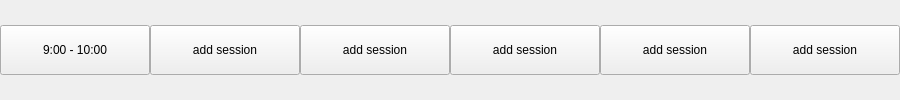
                               <widget class="QWidget" name="this_row" native="true">
                                <layout class="QHBoxLayout" name="horizontalLayout_9">
                                 <property name="spacing">
                                  <number>0</number>
                                 </property>
                                 <property name="leftMargin">
                                  <number>0</number>
                                 </property>
                                 <property name="topMargin">
                                  <number>0</number>
                                 </property>
                                 <property name="rightMargin">
                                  <number>0</number>
                                 </property>
                                 <property name="bottomMargin">
                                  <number>0</number>
                                 </property>
                                 <item>
                                  <widget class="QWidget" name="time_slot_box_2" native="true">
                                   <layout class="QVBoxLayout" name="verticalLayout_17">
                                    <property name="spacing">
                                     <number>0</number>
                                    </property>
                                    <property name="leftMargin">
                                     <number>0</number>
                                    </property>
                                    <property name="topMargin">
                                     <number>0</number>
                                    </property>
                                    <property name="rightMargin">
                                     <number>0</number>
                                    </property>
                                    <property name="bottomMargin">
                                     <number>0</number>
                                    </property>
                                    <item>
                                     <widget class="QPushButton" name="pushButton_92">
                                      <property name="minimumSize">
                                       <size>
                                        <width>150</width>
                                        <height>50</height>
                                       </size>
                                      </property>
                                      <property name="maximumSize">
                                       <size>
                                        <width>500</width>
                                        <height>50</height>
                                       </size>
                                      </property>
                                      <property name="text">
                                       <string>9:00 - 10:00</string>
                                      </property>
                                     </widget>
                                    </item>
                                   </layout>
                                  </widget>
                                 </item>
                                 <item>
                                  <widget class="QWidget" name="cell_6" native="true">
                                   <property name="minimumSize">
                                    <size>
                                     <width>150</width>
                                     <height>50</height>
                                    </size>
                                   </property>
                                   <property name="maximumSize">
                                    <size>
                                     <width>2000</width>
                                     <height>2000</height>
                                    </size>
                                   </property>
                                   <layout class="QVBoxLayout" name="verticalLayout_18">
                                    <property name="spacing">
                                     <number>0</number>
                                    </property>
                                    <property name="leftMargin">
                                     <number>0</number>
                                    </property>
                                    <property name="topMargin">
                                     <number>0</number>
                                    </property>
                                    <property name="rightMargin">
                                     <number>0</number>
                                    </property>
                                    <property name="bottomMargin">
                                     <number>0</number>
                                    </property>
                                    <item>
                                     <layout class="QVBoxLayout" name="list_6">
                                      <item>
                                       <widget class="QPushButton" name="add_cell_6">
                                        <property name="minimumSize">
                                         <size>
                                          <width>150</width>
                                          <height>50</height>
                                         </size>
                                        </property>
                                        <property name="maximumSize">
                                         <size>
                                          <width>500</width>
                                          <height>50</height>
                                         </size>
                                        </property>
                                        <property name="text">
                                         <string>add session</string>
                                        </property>
                                       </widget>
                                      </item>
                                     </layout>
                                    </item>
                                   </layout>
                                  </widget>
                                 </item>
                                 <item>
                                  <widget class="QWidget" name="cell_7" native="true">
                                   <layout class="QVBoxLayout" name="verticalLayout_19">
                                    <property name="spacing">
                                     <number>0</number>
                                    </property>
                                    <property name="leftMargin">
                                     <number>0</number>
                                    </property>
                                    <property name="topMargin">
                                     <number>0</number>
                                    </property>
                                    <property name="rightMargin">
                                     <number>0</number>
                                    </property>
                                    <property name="bottomMargin">
                                     <number>0</number>
                                    </property>
                                    <item>
                                     <layout class="QVBoxLayout" name="list_7">
                                      <item>
                                       <widget class="QPushButton" name="add_cell_7">
                                        <property name="minimumSize">
                                         <size>
                                          <width>150</width>
                                          <height>50</height>
                                         </size>
                                        </property>
                                        <property name="maximumSize">
                                         <size>
                                          <width>500</width>
                                          <height>50</height>
                                         </size>
                                        </property>
                                        <property name="text">
                                         <string>add session</string>
                                        </property>
                                       </widget>
                                      </item>
                                     </layout>
                                    </item>
                                   </layout>
                                  </widget>
                                 </item>
                                 <item>
                                  <widget class="QWidget" name="cell_8" native="true">
                                   <layout class="QVBoxLayout" name="verticalLayout_20">
                                    <property name="spacing">
                                     <number>0</number>
                                    </property>
                                    <property name="leftMargin">
                                     <number>0</number>
                                    </property>
                                    <property name="topMargin">
                                     <number>0</number>
                                    </property>
                                    <property name="rightMargin">
                                     <number>0</number>
                                    </property>
                                    <property name="bottomMargin">
                                     <number>0</number>
                                    </property>
                                    <item>
                                     <layout class="QVBoxLayout" name="list_8">
                                      <item>
                                       <widget class="QPushButton" name="add_cell_8">
                                        <property name="minimumSize">
                                         <size>
                                          <width>150</width>
                                          <height>50</height>
                                         </size>
                                        </property>
                                        <property name="maximumSize">
                                         <size>
                                          <width>500</width>
                                          <height>50</height>
                                         </size>
                                        </property>
                                        <property name="text">
                                         <string>add session</string>
                                        </property>
                                       </widget>
                                      </item>
                                     </layout>
                                    </item>
                                   </layout>
                                  </widget>
                                 </item>
                                 <item>
                                  <widget class="QWidget" name="cell_9" native="true">
                                   <layout class="QVBoxLayout" name="verticalLayout_22">
                                    <property name="spacing">
                                     <number>0</number>
                                    </property>
                                    <property name="leftMargin">
                                     <number>0</number>
                                    </property>
                                    <property name="topMargin">
                                     <number>0</number>
                                    </property>
                                    <property name="rightMargin">
                                     <number>0</number>
                                    </property>
                                    <property name="bottomMargin">
                                     <number>0</number>
                                    </property>
                                    <item>
                                     <layout class="QVBoxLayout" name="list_9">
                                      <item>
                                       <widget class="QPushButton" name="add_cell_9">
                                        <property name="minimumSize">
                                         <size>
                                          <width>150</width>
                                          <height>50</height>
                                         </size>
                                        </property>
                                        <property name="maximumSize">
                                         <size>
                                          <width>500</width>
                                          <height>50</height>
                                         </size>
                                        </property>
                                        <property name="text">
                                         <string>add session</string>
                                        </property>
                                       </widget>
                                      </item>
                                     </layout>
                                    </item>
                                   </layout>
                                  </widget>
                                 </item>
                                 <item>
                                  <widget class="QWidget" name="cell_10" native="true">
                                   <layout class="QVBoxLayout" name="verticalLayout_21">
                                    <property name="spacing">
                                     <number>0</number>
                                    </property>
                                    <property name="leftMargin">
                                     <number>0</number>
                                    </property>
                                    <property name="topMargin">
                                     <number>0</number>
                                    </property>
                                    <property name="rightMargin">
                                     <number>0</number>
                                    </property>
                                    <property name="bottomMargin">
                                     <number>0</number>
                                    </property>
                                    <item>
                                     <layout class="QVBoxLayout" name="list_10">
                                      <item>
                                       <widget class="QPushButton" name="add_cell_10">
                                        <property name="minimumSize">
                                         <size>
                                          <width>150</width>
                                          <height>50</height>
                                         </size>
                                        </property>
                                        <property name="maximumSize">
                                         <size>
                                          <width>500</width>
                                          <height>50</height>
                                         </size>
                                        </property>
                                        <property name="text">
                                         <string>add session</string>
                                        </property>
                                       </widget>
                                      </item>
                                     </layout>
                                    </item>
                                   </layout>
                                  </widget>
                                 </item>
                                </layout>
                               </widget>
